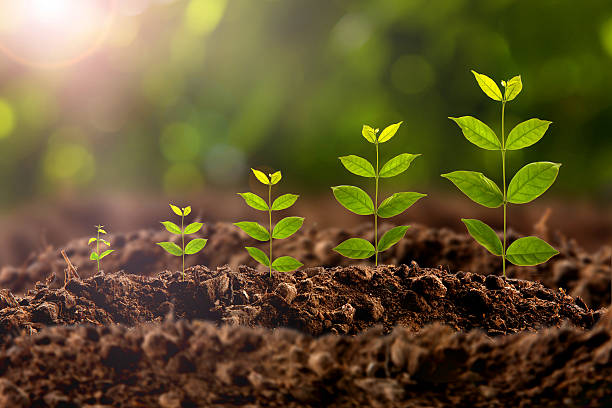
#> input picture Image_processing_study/images/plant.jpg, 612 x 408 px, found by its file name
$ python arithmatic_operations.py
#> lines starting #> are read from the running program, lines starting #| are printed output that depends on the picture; after the words box and inside, x2 and y2 are one past the last pixel; in counts of white or black regions, pixels touching at a corner belong together
import numpy as np
import cv2


def showimg(image):
    cv2.imshow("iwin",image)
    cv2.waitKey(0)
image =cv2.imread("/../images/plant.jpg",-1)
#> image is the input picture: shape (408, 612, 3); mean B, G, R 46, 84.8, 98.6
image.shape
image2 = cv2.imread("D:/Code Base/Image_processing_study/images/fall.jpg",-1)
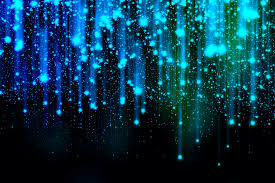
#> input picture Image_processing_study/images/fall.jpg, 275 x 183 px, found by its file name
#> image2 is the input picture: shape (183, 275, 3); mean B, G, R 75.8, 54.6, 4.8
image2.shape


#Image addition
#openCV addition in saturated
i2 = cv2.add(image,30)
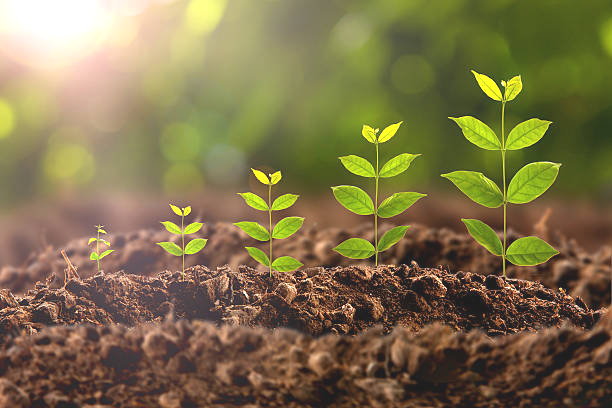
#> i2: shape (408, 612, 3); mean B, G, R 75.9, 114.6, 127.8
showimg(i2)

#Numpy addition is modular operation
i2 = image + 200
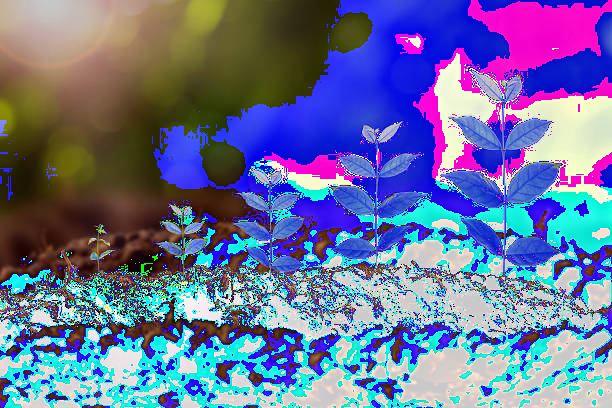
#> i2: shape (408, 612, 3); mean B, G, R 156.5, 113.4, 105

##Image blending
image2 = cv2.resize(image2,(image.shape[1],image.shape[0]))
#> image2: shape (408, 612, 3)
w_image =cv2.addWeighted(image,.8,image2,.2,0)
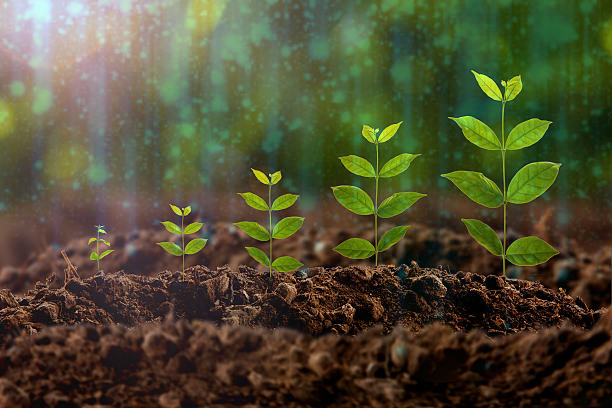
#> w_image: shape (408, 612, 3); mean B, G, R 51.9, 78.8, 79.8

showimg(w_image)

##Bitwise operation
gray = cv2.cvtColor(image,cv2.COLOR_BGR2GRAY)
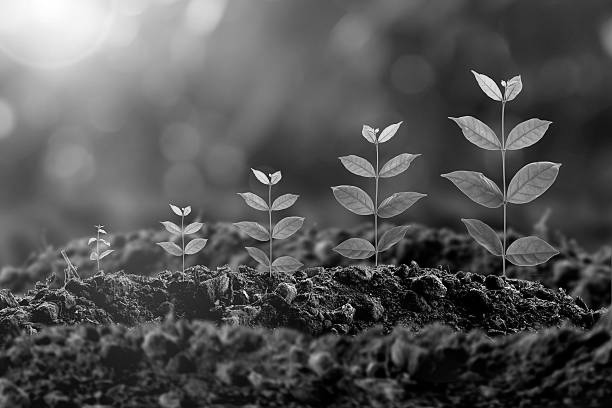
#> gray: shape (408, 612); min 0, max 255, mean 84.5

ret, thresh = cv2.threshold(gray,127,255,cv2.THRESH_BINARY)
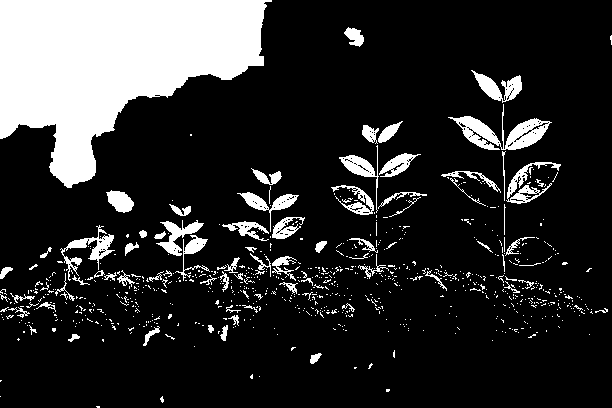
#> thresh: shape (408, 612); 17.8% white; 787 white regions (707 under 20 px), largest, box (x1, y1, x2, y2) and area: (0, 0, 272, 188) 29739, (448, 104, 552, 150) 1655, (60, 225, 115, 281) 760

img = cv2.bitwise_and(image,image,mask=thresh)
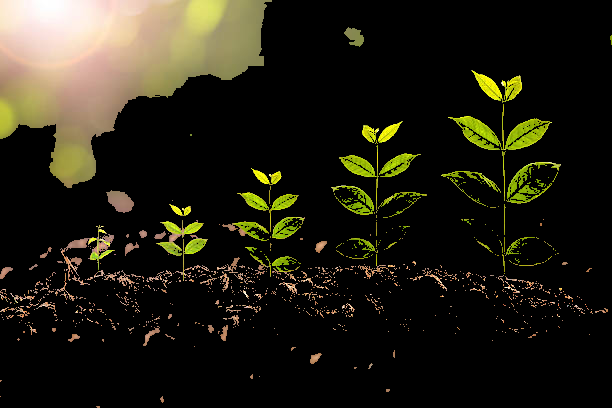
#> img: shape (408, 612, 3); mean B, G, R 19.5, 31.1, 33.7

showimg(img)
